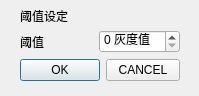
<?xml version="1.0" encoding="UTF-8"?>
<ui version="4.0">
 <class>manualDialog</class>
 <widget class="QDialog" name="manualDialog">
  <property name="geometry">
   <rect>
    <x>0</x>
    <y>0</y>
    <width>199</width>
    <height>96</height>
   </rect>
  </property>
  <property name="windowTitle">
   <string>Dialog</string>
  </property>
  <widget class="QLabel" name="label_2">
   <property name="geometry">
    <rect>
     <x>20</x>
     <y>10</y>
     <width>54</width>
     <height>12</height>
    </rect>
   </property>
   <property name="text">
    <string>阈值设定</string>
   </property>
  </widget>
  <widget class="QWidget" name="">
   <property name="geometry">
    <rect>
     <x>20</x>
     <y>30</y>
     <width>160</width>
     <height>53</height>
    </rect>
   </property>
   <layout class="QGridLayout" name="gridLayout">
    <item row="0" column="1">
     <widget class="QSpinBox" name="spinBox">
      <property name="suffix">
       <string> 灰度值</string>
      </property>
      <property name="prefix">
       <string/>
      </property>
      <property name="maximum">
       <number>255</number>
      </property>
     </widget>
    </item>
    <item row="1" column="0" colspan="2">
     <layout class="QFormLayout" name="formLayout">
      <item row="0" column="0">
       <widget class="QPushButton" name="okButton">
        <property name="text">
         <string>OK</string>
        </property>
       </widget>
      </item>
      <item row="0" column="1">
       <widget class="QPushButton" name="cancelButton">
        <property name="text">
         <string>CANCEL</string>
        </property>
       </widget>
      </item>
     </layout>
    </item>
    <item row="0" column="0">
     <widget class="QLabel" name="label">
      <property name="text">
       <string>阈值</string>
      </property>
     </widget>
    </item>
   </layout>
  </widget>
  <zorder>label</zorder>
  <zorder>spinBox</zorder>
  <zorder>okButton</zorder>
  <zorder>cancelButton</zorder>
  <zorder>label_2</zorder>
  <zorder>label</zorder>
 </widget>
 <resources/>
 <connections/>
</ui>
